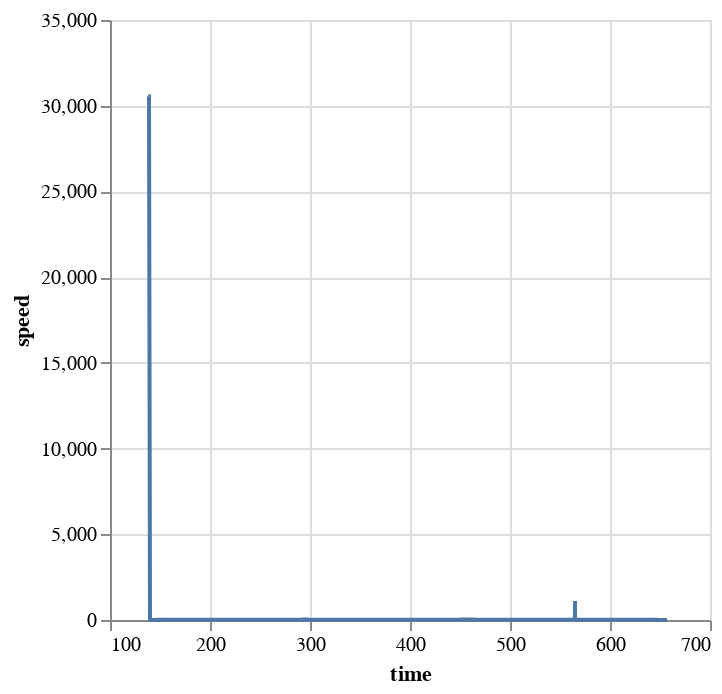

The notebook cell saved with this chart:
### Code cell
alt.Chart(masked[["time", "speed"]]).mark_line().encode(
    x="time",
    y="speed"
)

### Figure 1 — Vega-Lite specification as saved in the notebook (floating-point values rounded to 4 significant figures; data arrays with more than 128 entries replaced by an {"elided": "..."} marker saying what was removed)
{"config": {"view": {"continuousWidth": 300, "continuousHeight": 300}}, "data": {"name": "data-c75c93ae930bf054b8bc44e3171d037a"}, "mark": {"type": "line"}, "encoding": {"x": {"field": "time", "type": "quantitative"}, "y": {"field": "speed", "type": "quantitative"}}, "$schema": "https://vega.github.io/schema/vega-lite/v5.8.0.json", "datasets": {"data-c75c93ae930bf054b8bc44e3171d037a": {"elided": "2221 records"}}}
